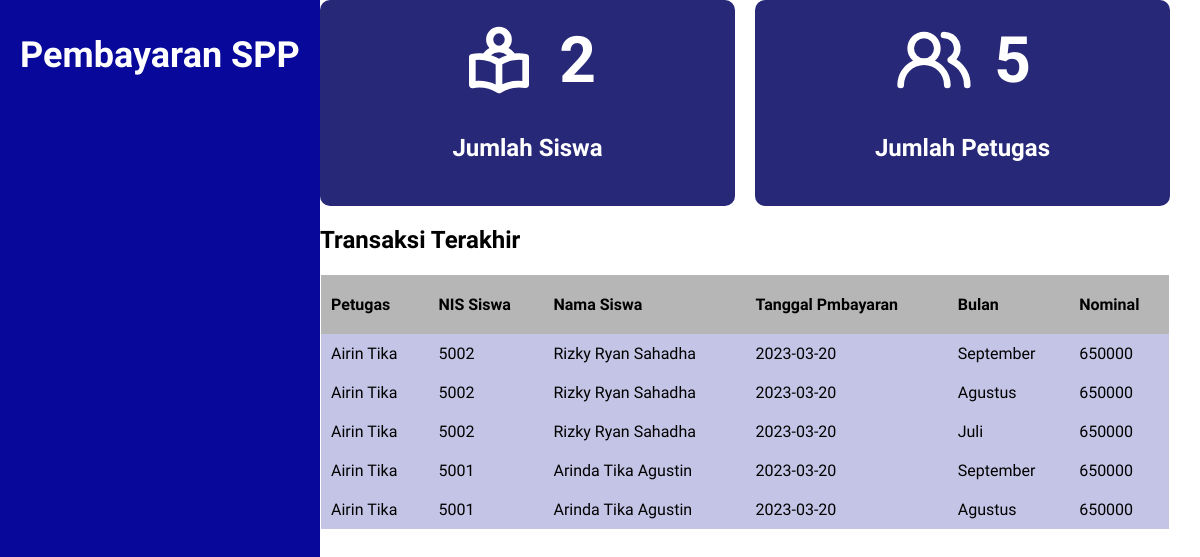
The app's page /home.php with its own data.
### tables this page shows
CREATE TABLE `tb_pembayaran` (
  `idpembayaran` int(4) NOT NULL,
  `nip` int(4) DEFAULT NULL,
  `nis` int(4) NOT NULL,
  `tgl` date DEFAULT NULL,
  `bulan` varchar(10) NOT NULL,
  `jumlah_bayar` double DEFAULT NULL,
  `angkatan` varchar(3) NOT NULL
);

CREATE TABLE `tb_petugas` (
  `nip` int(4) NOT NULL,
  `namapetugas` varchar(50) NOT NULL,
  `telp` varchar(16) NOT NULL,
  `username` varchar(20) NOT NULL,
  `password` varchar(18) NOT NULL,
  `leveluser` enum('Admin','Pegawai') NOT NULL
);

CREATE TABLE `tb_siswa` (
  `nis` int(4) NOT NULL,
  `idspp` int(4) NOT NULL,
  `idkelas` int(4) NOT NULL,
  `namasiswa` varchar(50) NOT NULL,
  `telp` varchar(16) NOT NULL,
  `password` varchar(18) NOT NULL
);

### home.php (the view, shortened to what this page needs)
<?php
    include('koneksi.php');
    include('bar/navbar.php');
    $query_jumlah_siswa = mysqli_query($koneksi, "SELECT COUNT(*) as jumlah_siswa FROM tb_siswa");
    $jumlah_siswa = mysqli_fetch_assoc($query_jumlah_siswa);
    $query_jumlah_petugas = mysqli_query($koneksi, "SELECT COUNT(*) as jumlah_petugas FROM tb_petugas");
    $jumlah_petugas = mysqli_fetch_assoc($query_jumlah_petugas);
?>
<!DOCTYPE html>
<html lang="en">
<head>
    <link rel="stylesheet" href="css/style.php">
</head>
<body>
    <div class="dashboard-container">
        <div class="dash-data">
            <div class="data">
                <div class="count">
                    <img src="./image/siswa-icon.svg" alt="jumlah-siswa">
                    <span id="jumlah-siswa"><?= $jumlah_siswa['jumlah_siswa']; ?></span>
                </div>
                <p>Jumlah Siswa</p>
            </div>
            <div class="data">
                <div class="count">
                    <img src="./image/petugas-icon.svg" alt="jumlah-petugas">
                    <span id="jumlah-petugas"><?= $jumlah_petugas['jumlah_petugas']; ?></span>
                </div>
                <p>Jumlah Petugas</p>
            </div>
        </div>
        <div class="table-content">
            <h2>Transaksi Terakhir</h2>
            <table class="history-dash" cellpadding="5" cellspacing="0">
                <thead>
                    <tr>
                        <th>Petugas</th>
                        <th>NIS Siswa</th>
                        <th>Nama Siswa</th>
                        <th>Tanggal Pmbayaran</th>
                        <th>Bulan</th>
                        <th>Nominal</th>
                    </tr>
                </thead>
                <tbody>
                    <?php
                    $querypay = mysqli_query($koneksi, "SELECT * FROM tb_pembayaran INNER JOIN tb_siswa USING(nis) INNER JOIN tb_petugas USING(nip) WHERE jumlah_bayar IS NOT NULL ORDER BY idpembayaran DESC LIMIT 5");
                    while ($datapay = mysqli_fetch_assoc($querypay)) {
                    ?>
                    <tr>
                        <td><?php echo $datapay['namapetugas'] ?></td>
                        <td><?php echo $datapay['nis'] ?></td>
                        <td><?php echo $datapay['namasiswa'] ?></td>
                        <td><?php echo $datapay['tgl'] ?></td>
                        <td><?php echo $datapay['bulan'] ?></td>
                        <td><?php echo $datapay['jumlah_bayar'] ?></td>
                    </tr>
                </tbody>
                <?php } ?>
            </table>
        </div>
    </div>
</body>
</html>

### bar/navbar.php (shortened to what this page needs)
<!DOCTYPE html>
<html lang="en">
<head>
    <link rel="stylesheet" href="../css/style.php">
</head>
<body>
    <header>
        <h1>Pembayaran SPP</h1>
    </header>
</body>
</html>

### records on screen
tb_pembayaran: nip.namapetugas "Airin Tika", nis "5002", nis.namasiswa "Rizky Ryan Sahadha", tgl "2023-03-20", bulan "September", jumlah_bayar "650000"
tb_pembayaran: nip.namapetugas "Airin Tika", nis "5002", nis.namasiswa "Rizky Ryan Sahadha", tgl "2023-03-20", bulan "Agustus", jumlah_bayar "650000"
tb_pembayaran: nip.namapetugas "Airin Tika", nis "5002", nis.namasiswa "Rizky Ryan Sahadha", tgl "2023-03-20", bulan "Juli", jumlah_bayar "650000"
tb_pembayaran: nip.namapetugas "Airin Tika", nis "5001", nis.namasiswa "Arinda Tika Agustin", tgl "2023-03-20", bulan "September", jumlah_bayar "650000"
tb_pembayaran: nip.namapetugas "Airin Tika", nis "5001", nis.namasiswa "Arinda Tika Agustin", tgl "2023-03-20", bulan "Agustus", jumlah_bayar "650000"

### other values on screen
$jumlah_siswa['jumlah_siswa'] "2"
$jumlah_petugas['jumlah_petugas'] "5"
